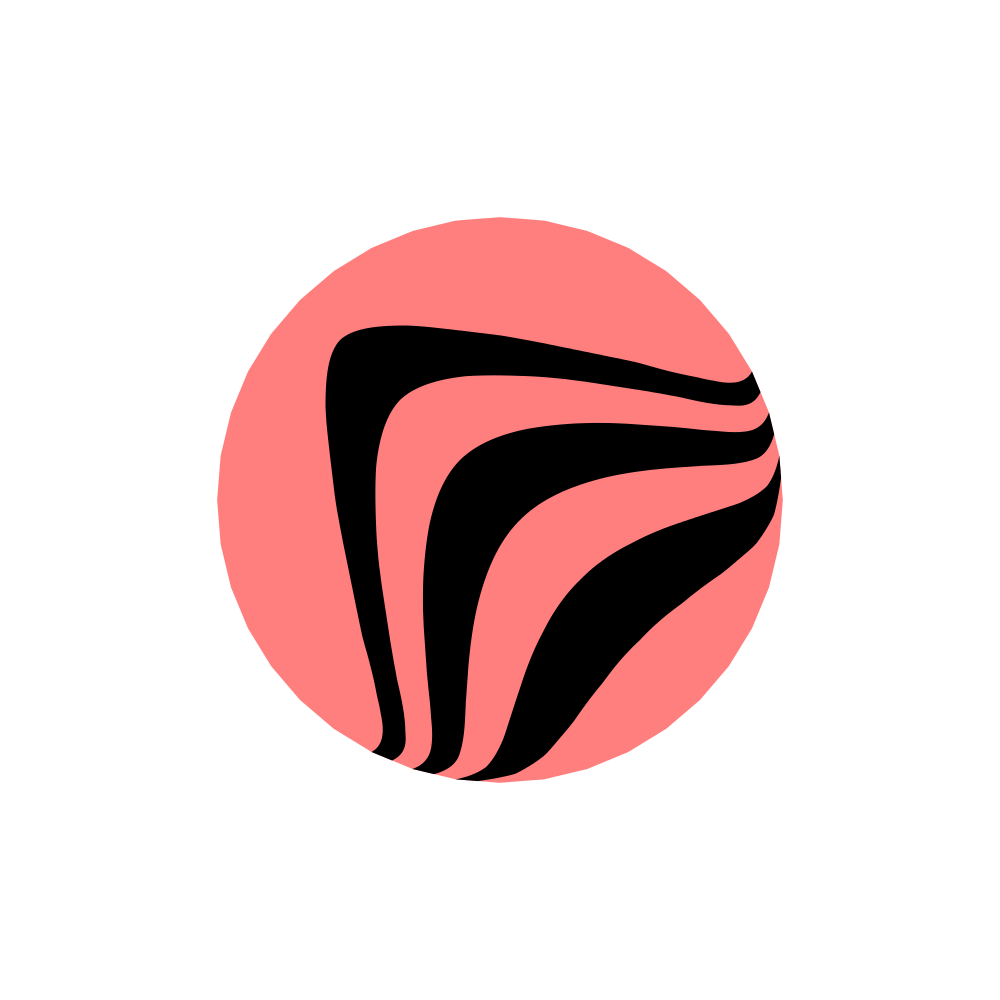

Here is the Python script that generated this plot:
from PVG     import *
from geoquad import *

canvas  = Canvas()

# for (p1,p2) in pairs(Circle().points(10)):
#    canvas.draw(CurveBuilder.hump(p1,p2,heightratio = 1.0).line(),Color.black())
#    canvas.draw(CurveBuilder.hump(p1,p2,heightratio = -1.0).line(),Color.black())

geo = GeoQuad.circle()

canvas.draw(geo.polygon(),Color.red(0.5))

hump1 = CurveBuilder.hump(Point(0.0,0.0),Point(0.0,1.0),heightratio = -0.1)
hump2 = CurveBuilder.hump(Point(0.0,0.0),Point(0.0,1.0),heightratio = -0.2)

hump3 = CurveBuilder.hump(Point(0.0,0.0),Point(0.0,1.0),heightratio = -0.3)
hump4 = CurveBuilder.hump(Point(0.0,0.0),Point(0.0,1.0),heightratio = -0.4)

hump5 = CurveBuilder.hump(Point(0.0,0.0),Point(0.0,1.0),heightratio = -0.5)
hump6 = CurveBuilder.hump(Point(0.0,0.0),Point(0.0,1.0),heightratio = -0.6)

chevron1 = geo.transverses2polygon(0.05,hump1,0.1,hump2)
chevron2 = geo.transverses2polygon(0.15,hump3,0.2,hump4)
chevron3 = geo.transverses2polygon(0.25,hump5,0.3,hump6)

canvas.draw(chevron1,Color.black())
canvas.draw(chevron2,Color.black())
canvas.draw(chevron3,Color.black())

canvas.save("main_hump.png")
